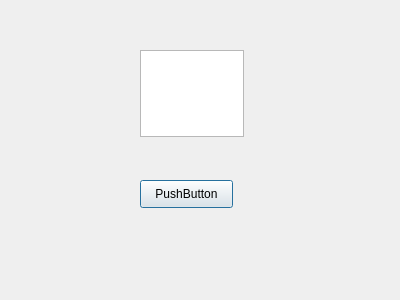
<?xml version="1.0" encoding="UTF-8"?>
<ui version="4.0">
 <class>MyDialog</class>
 <widget class="QDialog" name="MyDialog">
  <property name="geometry">
   <rect>
    <x>0</x>
    <y>0</y>
    <width>400</width>
    <height>300</height>
   </rect>
  </property>
  <property name="windowTitle">
   <string>Dialog</string>
  </property>
  <widget class="QPushButton" name="pushButton">
   <property name="geometry">
    <rect>
     <x>140</x>
     <y>180</y>
     <width>93</width>
     <height>28</height>
    </rect>
   </property>
   <property name="text">
    <string>PushButton</string>
   </property>
  </widget>
  <widget class="QTextEdit" name="textEdit">
   <property name="geometry">
    <rect>
     <x>140</x>
     <y>50</y>
     <width>104</width>
     <height>87</height>
    </rect>
   </property>
  </widget>
 </widget>
 <resources/>
 <connections/>
</ui>
